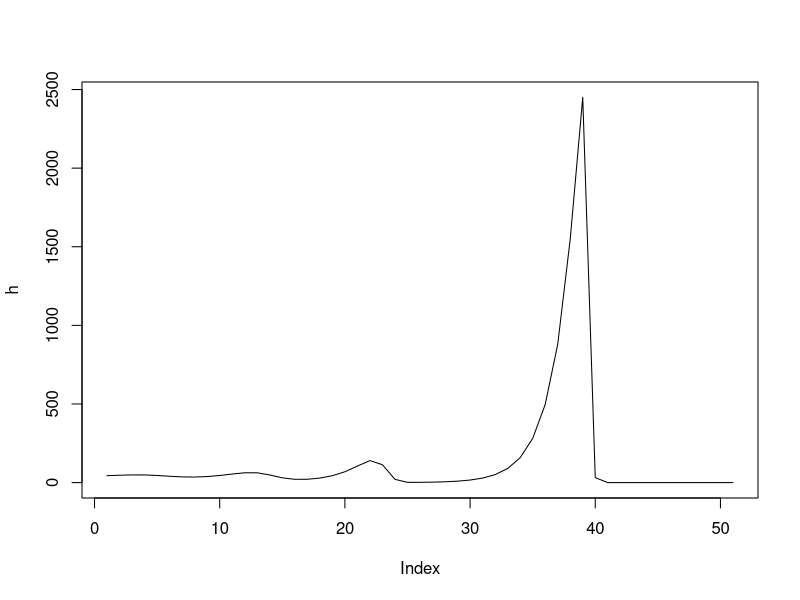
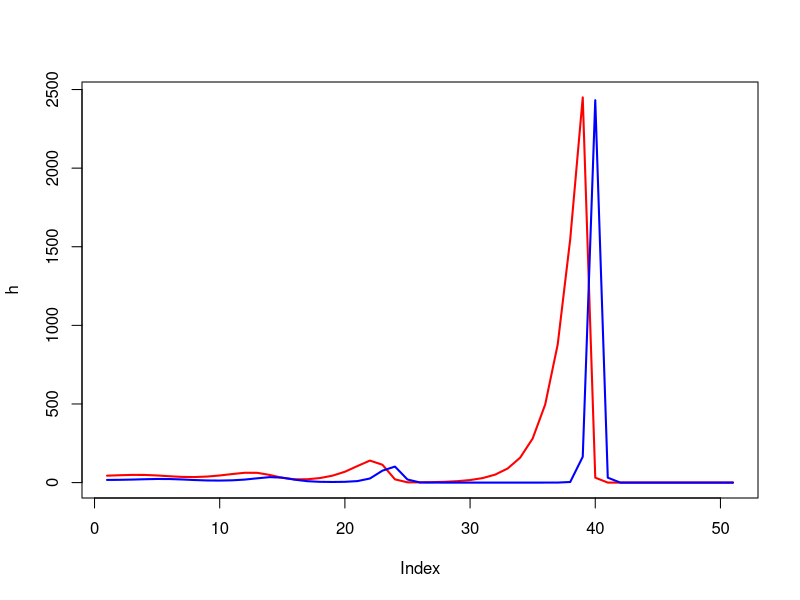

The R script that drew these images, in order:
m <- 10
n <- 40
time <- m + n

# r is a vector of growth rates

h <- NULL
p <- NULL

# initial condition 
h[1] <- 44
p[1] <- 17
a <- 0.03
r <- 1.77
c <- 1

# initial condition 
# (i.e. initial population)
#x[, 1] <- 1.2
# x[, 1] <- 1.2

for(t in 1:time){
  h[t + 1] <- r*h[t]*exp(-a*p[t]) #- 0.05*h[t]
  p[t + 1] <- c*h[t]*(1-exp(-a*p[t]) ) #- 0.05*p[t]
}


plot(h, type="l")
# lines(x=c(1:length(h)), y=p)


plot(h, ylim=c( min(h,p) , max(h,p)), type="l", col="red", lwd=2 )
lines(p, col="blue", lwd=2)
